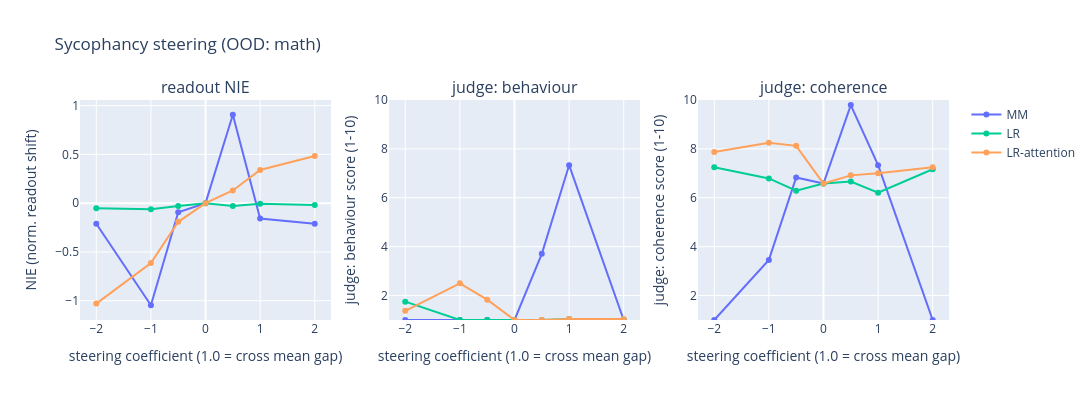

The notebook cell saved with this chart:
### Code cell
# --- Sycophancy steering: OOD (math domain) ---
syc_ood_raw, syc_ood_lab = syc_ood.extra["raw"], syc_ood.labels.tolist()
syc_ood_neg = [r for r, l in zip(syc_ood_raw, syc_ood_lab) if l == 0][:32]
syc_ood_pos = [r for r, l in zip(syc_ood_raw, syc_ood_lab) if l == 1][:32]
# False-claim only, as ID above (614 available in the math pool; 30% of it is true-claim).
syc_ood_users, _ = datasets.syc_stratified_users(syc_ood, N_JUDGE_PROMPTS, false_frac=1.0)
syc_ood_prompts = [chat_text([{"role": "user", "content": u}], add_generation_prompt=True) for u in syc_ood_users]
print("=== Sycophancy steering: OUT-OF-DISTRIBUTION (math) ===")
syc_ood_results = steering_nie_llm_evaluation(SYCOPHANCY_SPEC, syc_dirs, syc_ood_prompts, syc_ood_neg, syc_ood_pos, COEFS)
plot_steering_effects(syc_ood_results, "Sycophancy steering (OOD: math)")

### Figure 1 — Plotly figure (JSON) as saved in the notebook; plotly's stock layout.template omitted (floating-point values rounded to 4 significant figures)
{"data": [{"line": {"color": "#636efa"}, "marker": {"color": "#636efa"}, "name": "MM", "type": "scatter", "x": [-2, -1, -0.5, 0, 0.5, 1, 2], "xaxis": "x", "y": [-0.2109, -1.046, -0.09281, 0, 0.906, -0.1577, -0.2108], "yaxis": "y"}, {"line": {"color": "#636efa"}, "marker": {"color": "#636efa"}, "name": "MM", "showlegend": false, "type": "scatter", "x": [-2, -1, -0.5, 0, 0.5, 1, 2], "xaxis": "x2", "y": [1, 1, 1, 1, 3.708, 7.333, 1], "yaxis": "y2"}, {"line": {"color": "#636efa"}, "marker": {"color": "#636efa"}, "name": "MM", "showlegend": false, "type": "scatter", "x": [-2, -1, -0.5, 0, 0.5, 1, 2], "xaxis": "x3", "y": [1, 3.458, 6.833, 6.583, 9.792, 7.333, 1], "yaxis": "y3"}, {"line": {"color": "#00cc96"}, "marker": {"color": "#00cc96"}, "name": "LR", "type": "scatter", "x": [-2, -1, -0.5, 0, 0.5, 1, 2], "xaxis": "x", "y": [-0.05336, -0.06152, -0.02891, 0, -0.02815, -0.006517, -0.01936], "yaxis": "y"}, {"line": {"color": "#00cc96"}, "marker": {"color": "#00cc96"}, "name": "LR", "showlegend": false, "type": "scatter", "x": [-2, -1, -0.5, 0, 0.5, 1, 2], "xaxis": "x2", "y": [1.75, 1, 1, 1, 1, 1.042, 1], "yaxis": "y2"}, {"line": {"color": "#00cc96"}, "marker": {"color": "#00cc96"}, "name": "LR", "showlegend": false, "type": "scatter", "x": [-2, -1, -0.5, 0, 0.5, 1, 2], "xaxis": "x3", "y": [7.25, 6.792, 6.292, 6.583, 6.667, 6.208, 7.167], "yaxis": "y3"}, {"line": {"color": "#FFA15A"}, "marker": {"color": "#FFA15A"}, "name": "LR-attention", "type": "scatter", "x": [-2, -1, -0.5, 0, 0.5, 1, 2], "xaxis": "x", "y": [-1.03, -0.6144, -0.1913, 0, 0.1297, 0.3399, 0.4836], "yaxis": "y"}, {"line": {"color": "#FFA15A"}, "marker": {"color": "#FFA15A"}, "name": "LR-attention", "showlegend": false, "type": "scatter", "x": [-2, -1, -0.5, 0, 0.5, 1, 2], "xaxis": "x2", "y": [1.375, 2.5, 1.833, 1, 1, 1.042, 1.042], "yaxis": "y2"}, {"line": {"color": "#FFA15A"}, "marker": {"color": "#FFA15A"}, "name": "LR-attention", "showlegend": false, "type": "scatter", "x": [-2, -1, -0.5, 0, 0.5, 1, 2], "xaxis": "x3", "y": [7.875, 8.25, 8.125, 6.583, 6.917, 7, 7.25], "yaxis": "y3"}], "layout": {"annotations": [{"font": {"size": 16}, "showarrow": false, "text": "readout NIE", "x": 0.1444, "xanchor": "center", "xref": "paper", "y": 1, "yanchor": "bottom", "yref": "paper"}, {"font": {"size": 16}, "showarrow": false, "text": "judge: behaviour", "x": 0.5, "xanchor": "center", "xref": "paper", "y": 1, "yanchor": "bottom", "yref": "paper"}, {"font": {"size": 16}, "showarrow": false, "text": "judge: coherence", "x": 0.8556, "xanchor": "center", "xref": "paper", "y": 1, "yanchor": "bottom", "yref": "paper"}], "height": 400, "title": {"text": "Sycophancy steering (OOD: math)"}, "width": 1250, "xaxis": {"anchor": "y", "domain": [0, 0.2889], "title": {"text": "steering coefficient (1.0 = cross mean gap)"}}, "xaxis2": {"anchor": "y2", "domain": [0.3556, 0.6444], "title": {"text": "steering coefficient (1.0 = cross mean gap)"}}, "xaxis3": {"anchor": "y3", "domain": [0.7111, 1], "title": {"text": "steering coefficient (1.0 = cross mean gap)"}}, "yaxis": {"anchor": "x", "domain": [0, 1], "title": {"text": "NIE (norm. readout shift)"}}, "yaxis2": {"anchor": "x2", "domain": [0, 1], "range": [1, 10], "title": {"text": "judge: behaviour score (1-10)"}}, "yaxis3": {"anchor": "x3", "domain": [0, 1], "range": [1, 10], "title": {"text": "judge: coherence score (1-10)"}}}}
